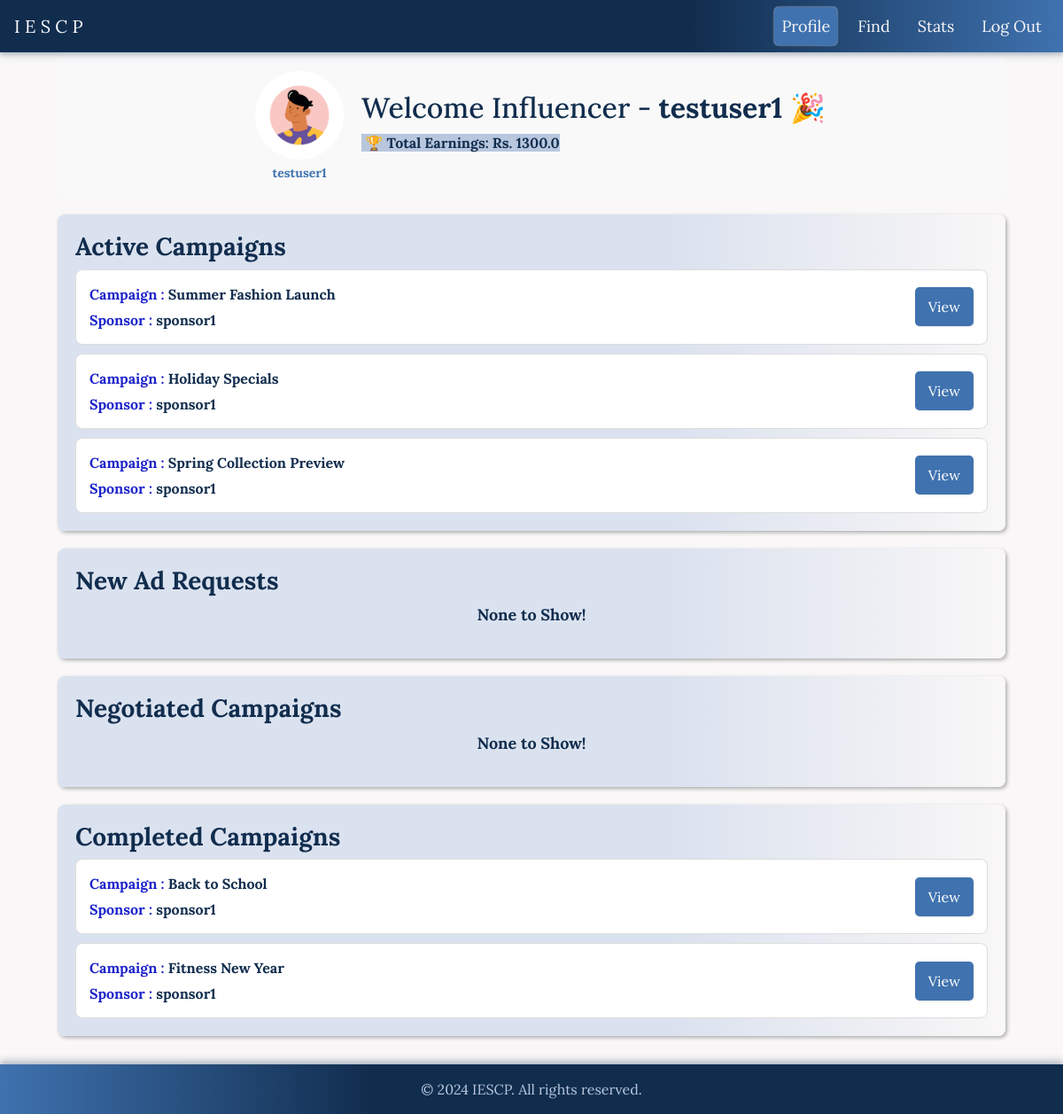
Screenshot of /influencer/dashboard (signed in) with the database file from the repository.
### app/models.py (models this page shows, shortened)
class User(db.Model):
    id = db.Column(db.Integer, primary_key=True)
    username = db.Column(db.String(64), unique=True, nullable=False)
    email = db.Column(db.String(120), unique=True, nullable=False)
    password_hash = db.Column(db.String(128))
    role = db.Column(db.String(64), nullable=False)
    campaigns = db.relationship('Campaign', backref='sponsor', lazy=True)
    ad_requests = db.relationship('AdRequest', backref='influencer', lazy=True)

class AdRequest(db.Model):
    id = db.Column(db.Integer, primary_key=True)
    campaign_id = db.Column(db.Integer, db.ForeignKey('campaign.id'), nullable=False)
    influencer_id = db.Column(db.Integer, db.ForeignKey('user.id'), nullable=False)
    messages = db.Column(db.Text, nullable=True)
    requirements = db.Column(db.Text, nullable=False)
    payment_amount = db.Column(db.Float, nullable=False)
    status = db.Column(db.String(10), nullable=False)

class Campaign(db.Model):
    id = db.Column(db.Integer, primary_key=True)
    name = db.Column(db.String(64), nullable=False)
    description = db.Column(db.Text, nullable=False)
    start_date = db.Column(db.DateTime, default=datetime.utcnow)
    end_date = db.Column(db.DateTime)
    budget = db.Column(db.Float, nullable=False)
    visibility = db.Column(db.String(10), nullable=False)
    goals = db.Column(db.Text, nullable=False)
    sponsor_id = db.Column(db.Integer, db.ForeignKey('user.id'), nullable=False)
    ad_requests = db.relationship('AdRequest', backref='campaign', lazy=True)

### app/routes.py (the view)
@app.route('/influencer/dashboard')
def influencer_dashboard():
    user_id = session.get('user_id')  # Assuming user_id is stored in session after login
    user = User.query.get(user_id)
    if not user or user.role != 'influencer':
        return redirect(url_for('login'))
    ad_requests = db.session.query(
    AdRequest,
    Campaign,
    User.username.label('sponsor_name'),
    func.coalesce(Negotiations.new_amount, 0.0).label('new_amount')
    ).join(Campaign, AdRequest.campaign_id == Campaign.id
    ).join(User, Campaign.sponsor_id == User.id
    ).outerjoin(Negotiations, AdRequest.id == Negotiations.ad_id
    ).filter(
    AdRequest.influencer_id == user_id
    ).all()
    active_campaigns = []
    campaign_requests = []
    completed = []
    negotiated = []
    others = []
    current_date = datetime.utcnow()
    for ad_request, campaign, sponsor_name, new_amount in ad_requests:
        if ad_request.status in ['Accepted']:
            active_campaigns.append((ad_request, campaign, sponsor_name, new_amount))
        elif ad_request.status in ['Pending']:
            campaign_requests.append((ad_request, campaign, sponsor_name, new_amount))
        elif ad_request.status in ['Completed']:
            completed.append((ad_request, campaign, sponsor_name, new_amount))
        elif ad_request.status in ['Negotiated']:
            negotiated.append((ad_request, campaign, sponsor_name, new_amount))
        else:
            others.append((ad_request, campaign, sponsor_name, new_amount))
    total_earnings = db.session.query(db.func.sum(AdRequest.payment_amount)).filter_by(
        influencer_id=user_id,
        status='Completed'
    ).scalar() or 0.00
    return render_template('influencer_dashboard.html',
                           username=user.username,
                           active_campaigns=active_campaigns,
                           campaign_requests=campaign_requests,
                           total_earnings=total_earnings,
                           completed_campaigns=completed,
                           negotiated_requests=negotiated,
                           title='Influencer Dashboard',
                           active_page='profile')

### app/templates/influencer_dashboard.html (shortened to what this page needs)
{% extends "navbar_after_login.html" %}
{% block styles %}
  <link rel="stylesheet" href="{{ url_for('static', filename='/css/influencer_dashboard.css') }}">
{% endblock %}
{% block content %}
<div class="dashboard">
    <div class="profile-section">
        <div class="avatar-container">
            <div class="avatar">
                <img src="{{ url_for('static', filename='/images/influencer.jpg') }}" alt="Profile">
            </div>
            <p class="role-tag"><a href="#" id="profile-link" data-toggle="modal" data-target="#profileModal" data-user_id="{{session['user_id']}}"><b>{{username}}</b></a></p>
        </div>
        <div class="welcome-text">
            <h2>Welcome Influencer - <b>{{username}}</b> <span class="party-popper">🎉</span></h2>
            <div class="earnings-box">
                <p><span class="highlight">&nbsp;🏆 Total Earnings: <b>Rs. {{ total_earnings }} </span></b></p>
            </div>
        </div>
    </div>
    <div class="campaign-section">
        <h3>Active Campaigns</h3>
        <div class="campaign-list">
            {% if active_campaigns %}
            {% for ad_request, campaign, sponsor_name, new_amount in active_campaigns %}
                <div class="campaign-tab">
                    <div class="campaign-info">
                        <span><strong style="color:#1D24CA">Campaign : </strong> <b>{{ campaign.name }}</b></span>
                        <span><strong style="color:#1D24CA">Sponsor : </strong> <b>{{ sponsor_name }}</b></span>
                    </div>
                    <div class="campaign-actions">
                        <button class="btn btn-view" data-toggle="modal" data-target="#campaignModal"
                                data-campaign-name="{{ campaign.name }}"
                                data-sponsor-name="{{sponsor_name}}"
                                data-campaign-description="{{ campaign.description }}"
                                data-campaign-requirements="{{ ad_request.requirements }}"
                                data-campaign-payment="{{ ad_request.payment_amount }}"
                                data-campaign-status="{{ ad_request.status }}"
                                data-campaign-messages="{{ ad_request.messages }}">View</button>
                    </div>
                </div>
                {% endfor %}
                {% else %}
                <p style="text-align: center; font-size: large; font-weight: bold;">None to Show!</p>
                {% endif %}
        </div>
    </div>
    <div class="request-section">
        <h3>New Ad Requests</h3>
        <div class="request-list">
            {% if campaign_requests %}
            {% for ad_request, campaign, sponsor_name,new_amount in campaign_requests %}
                <div class="request-tab">
                    <div class="request-info">
                        <span><strong style="color:#1D24CA">Campaign : </strong> <b>{{ campaign.name }}</b></span>
                        <span><strong style="color:#1D24CA">Sponsor : </strong> <b>{{ sponsor_name }}</b></span>
                    </div>
                    <div class="request-actions">
                        <button class="btn btn-view" data-toggle="modal" data-target="#adModal"
                                data-campaign-name="{{ campaign.name }}"
                                data-sponsor-name="{{sponsor_name}}"
                                data-campaign-description="{{ campaign.description }}"
                                data-campaign-requirements="{{ ad_request.requirements }}"
                                data-campaign-payment="{{ ad_request.payment_amount }}">View</button>
                        <button class="btn btn-accept" data-ad-request-id="{{ ad_request.id }}">Accept</button>
                        <button class="btn btn-view btn-negotiate" data-ad-request-id="{{ ad_request.id }}">Negotiate</button>
                        <button class="btn btn-reject" data-ad-request-id="{{ ad_request.id }}">Reject</button>
                    </div>
                    <div class="negotiate-section" id="negotiate-section-{{ ad_request.id }}" style="display: none;">
                        <form class="negotiation-form">
                            <label for="new-amount-{{ ad_request.id }}" style="font-weight: bold;">New Amount:</label>
                            <input type="text" id="new-amount-{{ ad_request.id }}" name="new-amount" style="border: 1px solid #1D24CA;">
                            <button type="submit">Submit</button>
                            <button type="button" class="btn btn-close">Close</button>
                        </form>
                    </div>
                </div>
                {% endfor %}
                {% else %}
                <p style="text-align: center; font-size: large; font-weight: bold;">None to Show!</p>
                {% endif %}
        </div>
    </div>
    <div class="campaign-section">
        <h3>Negotiated Campaigns</h3>
        <div class="campaign-list">
            {% if negotiated_requests %}
            {% for ad_request, campaign, sponsor_name, new_amount in negotiated_requests %}
                <div class="campaign-tab">
                    <div class="campaign-info">
                        <span><strong style="color:#1D24CA">Campaign : </strong> <b>{{ campaign.name }}</b></span>
                        <span><strong style="color:#1D24CA">Amount By Sponsor : </strong> <b>{{ ad_request.payment_amount }}</b></span>
                        <span><strong style="color:#1D24CA">Negotiated Amount : </strong> <b>{{ new_amount }}</b></span>
                    </div>
                    <div class="campaign-actions">
                        <button class="btn btn-view" data-toggle="modal" data-target="#campaignModal"
                                data-campaign-name="{{ campaign.name }}"
                                data-sponsor-name="{{sponsor_name}}"
                                data-campaign-description="{{ campaign.description }}"
                                data-campaign-requirements="{{ ad_request.requirements }}"
                                data-campaign-payment="{{ ad_request.payment_amount }}"
                                data-campaign-status="{{ ad_request.status }}"
                                data-campaign-messages="{{ ad_request.messages }}">View</button>
                    </div>
                </div>
            {% endfor %}
            {% else %}
            <p style="text-align: center; font-size: large; font-weight: bold;">None to Show!</p>
            {% endif %}
        </div>
    </div>
    <div class="campaign-section">
        <h3>Completed Campaigns</h3>
        <div class="campaign-list">
            {% if completed_campaigns %}
            {% for ad_request, campaign, sponsor_name,new_amount in completed_campaigns %}
                <div class="campaign-tab">
                    <div class="campaign-info">
                        <span><strong style="color:#1D24CA">Campaign : </strong> <b>{{ campaign.name }}</b></span>
                        <span><strong style="color:#1D24CA">Sponsor : </strong> <b>{{ sponsor_name }}</b></span>
                    </div>
                    <div class="campaign-actions">
                        <button class="btn btn-view" data-toggle="modal" data-target="#campaignModal"
                                data-campaign-name="{{ campaign.name }}"
                                data-sponsor-name="{{sponsor_name}}"
                                data-campaign-description="{{ campaign.description }}"
                                data-campaign-requirements="{{ ad_request.requirements }}"
                                data-campaign-payment="{{ ad_request.payment_amount }}"
                                data-campaign-status="{{ ad_request.status }}"
                                data-campaign-messages="{{ ad_request.messages }}">View</button>
                    </div>
                </div>
                {% endfor %}
                {% else %}
                <p style="text-align: center; font-size: large; font-weight: bold;">None to Show!</p>
                {% endif %}
        </div>
    </div>
    <br>
    <br>
{% endblock %}

### app/static/css/styles.css (style rules this page uses)
body { display: flex; flex-direction: column; min-height: 100vh; margin: 0; background-color: #F9F7F7; color: #112D4E; font-family: Lora, serif; }
h1, h2, h3, h4, h5, h6 { color: #112D4E; }
a { color: #3F72AF; }
.highlight { color: #112D4E; font-weight: bold; background-color: #B8C7DE; padding: 0.1px; }

### app/static/css/influencer_dashboard.css (style rules this page uses)
.dashboard { display: flex; flex-direction: column; gap: 20px; padding: 20px; }
.profile-section { display: flex; align-items: center; justify-content: center; gap: 20px; background-color: #f9f9f9; border-radius: 8px; padding-top: 20px; padding-left: 20px; }
.avatar-container { display: flex; flex-direction: column; align-items: center; }
.avatar { width: 100px; height: 100px; border-radius: 50%; overflow: hidden; }
.avatar img { width: 100%; height: 100%; object-fit: cover; }
.role-tag { font-size: 14px; color: #666; margin-top: 5px; text-align: center; }
.welcome-text h2 { margin-top: -10px; }
.campaign-section { background-image: linear-gradient(to right,#DBE2EF 65%,#F9F7F7 ); box-shadow: 2px 2px 4px rgb(0,0,0,0.3); }
.request-section { background-image: linear-gradient(to right,#DBE2EF 65%,#F9F7F7 ); box-shadow: 2px 2px 4px rgb(0,0,0,0.3); }
.campaign-list, .request-list { display: flex; flex-direction: column; gap: 10px; }
.campaign-tab, .request-tab { display: flex; justify-content: space-between; align-items: center; background-color: #fff; padding: 15px; border-radius: 8px; border: 1px solid #ddd; }
.campaign-info, .request-info { display: flex; flex-direction: column; gap: 5px; }
.campaign-actions, .request-actions { display: flex; gap: 10px; }
.campaign-actions .btn, .request-actions .btn { margin-left: auto; }
.btn { padding: 10px 15px; border: none; border-radius: 5px; cursor: pointer; }
.btn-view { background-color: #3F72AF; color: #fff; box-shadow: 1px 1px 2px rgb(0,0,0,0.1); }
.party-popper { display: inline-block; animation: wave 2s infinite; transform-origin: 70% 70%; }
.earnings-box { background-color: transparent; text-align: left; }
button, input, optgroup, select, textarea { margin: 0; font-family: inherit; font-size: inherit; line-height: inherit; border: none; text-align: center; }

### rows the page displays
User: username "testuser1"
AdRequest: name "Summer Fashion Launch", username "sponsor1"
AdRequest: name "Holiday Specials", username "sponsor1"
AdRequest: name "Spring Collection Preview", username "sponsor1"
AdRequest: name "Back to School", username "sponsor1"
AdRequest: name "Fitness New Year", username "sponsor1"

### other values shown
{{ total_earnings }} "1300.0"
